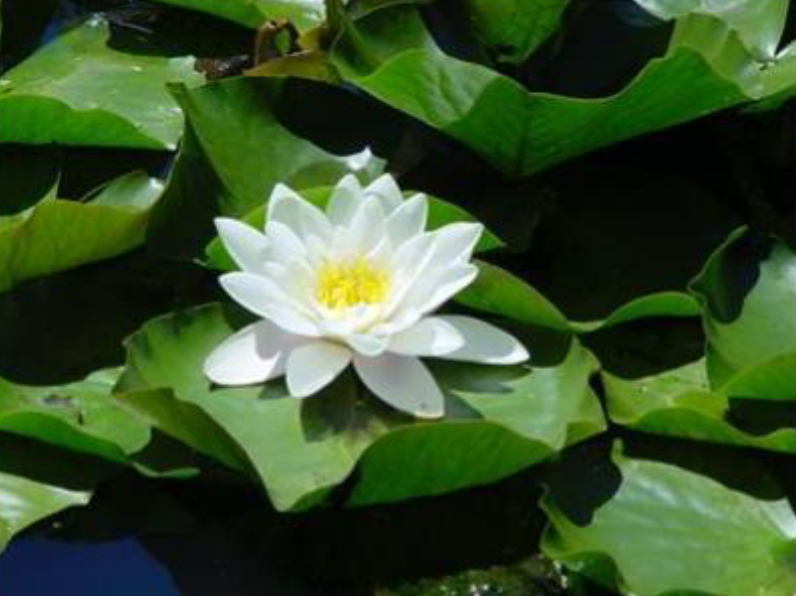
#> input picture Assignment 02-20241116/visual_attention.png, 796 x 596 px
$ jupyter execute task_3.ipynb
#> lines starting #> are read from the running program, lines starting #| are printed output that depends on the picture
[cell 1]
from skimage import io, color, transform, filters
import matplotlib.pyplot as plt
import numpy as np

[cell 2]
def create_gaussian_pyramid(image, sigma, max_layers):
    pyramid = transform.pyramid_gaussian(image, sigma=sigma)
    return [next(pyramid) for _ in range(max_layers)]

[cell 3]
def visualize_pyramids(pyramids, title):
    n = len(pyramids)
    fig, axes = plt.subplots(1, n, figsize=(5 * n, 5))
    if n == 1:
        axes = [axes]  # Make it iterable even if there's only one subplot
    for i, layer in enumerate(pyramids):
        ax = axes[i]
        ax.imshow(layer, cmap='gray')
        ax.set_title(f"{title} Layer {i+1}")
        ax.axis('off')
    plt.show()

[cell 4]
def calculate_contrast_pyramids(center_pyramid, surround_pyramid):
    on_off = [np.clip(c - s, 0, 1) for c, s in zip(center_pyramid, surround_pyramid)]
    off_on = [np.clip(s - c, 0, 1) for c, s in zip(center_pyramid, surround_pyramid)]
    return on_off, off_on

[cell 5]
def upsample_and_average(pyramids, reference_shape):
    upsampled = [transform.resize(layer, reference_shape, mode='reflect') for layer in pyramids[1:]]
    upsampled.insert(0, pyramids[0])  # include the base layer without resizing
    return np.mean(upsampled, axis=0)

[cell 6]
# Load and convert the image
image_path = 'visual_attention.png'
image = io.imread(image_path)
#> image is the input picture: shape (596, 796, 4); mean R, G, B, A 56.6, 81.2, 42.5, 255

if image.shape[-1] == 4:
    image = image[..., :3]
#> image: shape (596, 796, 3)

image = color.rgb2gray(image)
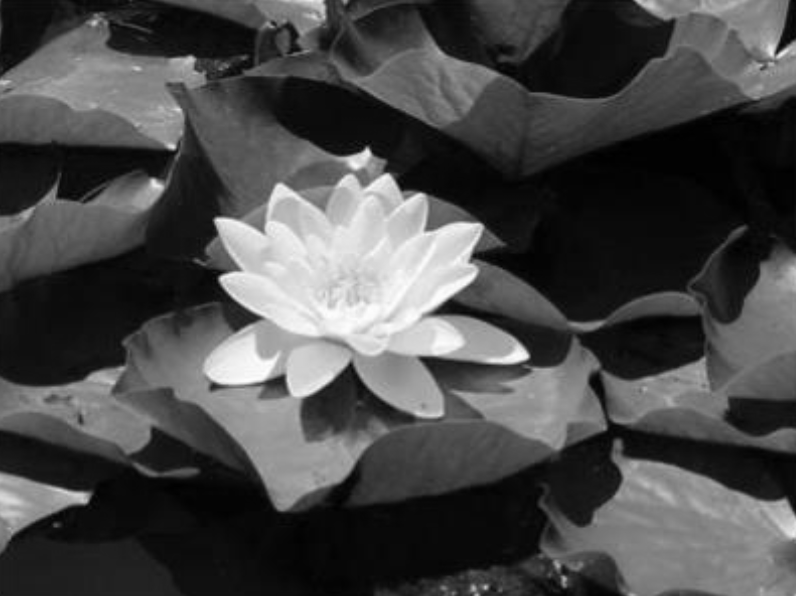
#> image: shape (596, 796) float64; min 0, max 0.999, mean 0.287

[cell 7]
plt.imshow(image, cmap='gray')
plt.axis('off')

[cell 8]
# Create pyramids
center_pyramid = create_gaussian_pyramid(image, max_layers=4, sigma=9)
#> center_pyramid = 4 items
surround_pyramid = create_gaussian_pyramid(image, max_layers=4, sigma=16)
#> surround_pyramid = 4 items

# Visualize pyramids
visualize_pyramids(center_pyramid, 'Center Pyramid')
#> in visualize_pyramids, `n = len(pyramids)`: n = 4
#> the loop in visualize_pyramids, `for i, layer in enumerate(pyramids):` made 4 passes
#> in visualize_pyramids, `plt.show()`:
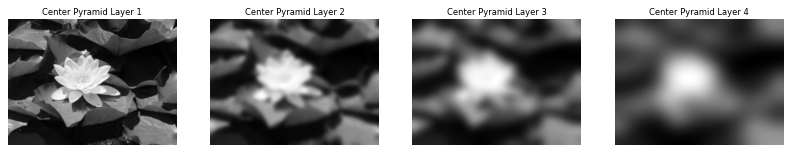
#> figure drawn by matplotlib, 4 panels
visualize_pyramids(surround_pyramid, 'Surround Pyramid')
#> call 2 of visualize_pyramids, with title = 'Surround Pyramid'
#> the loop in visualize_pyramids (call 2), `for i, layer in enumerate(pyramids):` made 4 passes
#> in visualize_pyramids (call 2), `plt.show()`:
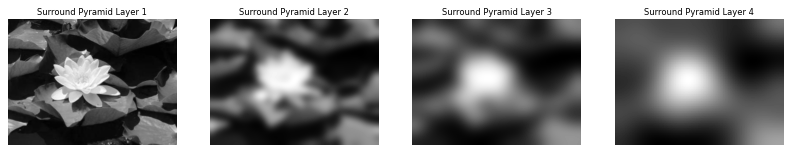
#> figure drawn by matplotlib, 4 panels

[cell 9]
# Calculate and visualize contrast pyramids
on_off_pyramid, off_on_pyramid = calculate_contrast_pyramids(center_pyramid, surround_pyramid)
#> in calculate_contrast_pyramids, `on_off = [np.clip(c - s, 0, 1) for c, s in zip(center_pyramid, surroun..`: on_off = 4 items
#> on_off_pyramid = 4 items; off_on_pyramid = 4 items
visualize_pyramids(on_off_pyramid, 'On-Off Contrast Pyramid')
#> call 3 of visualize_pyramids, with title = 'On-Off Contrast Pyramid'
#> the loop in visualize_pyramids (call 3), `for i, layer in enumerate(pyramids):` made 4 passes
#> in visualize_pyramids (call 3), `plt.show()`:
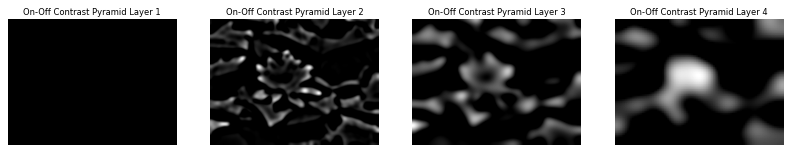
#> figure drawn by matplotlib, 4 panels
visualize_pyramids(off_on_pyramid, 'Off-On Contrast Pyramid')
#> call 4 of visualize_pyramids, with title = 'Off-On Contrast Pyramid'
#> the loop in visualize_pyramids (call 4), `for i, layer in enumerate(pyramids):` made 4 passes
#> in visualize_pyramids (call 4), `plt.show()`:
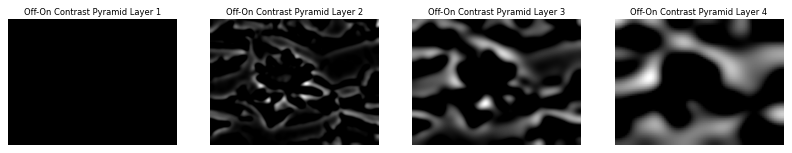
#> figure drawn by matplotlib, 4 panels

[cell 10]
# Upsample, average, and visualize feature maps
on_off_feature_map = upsample_and_average(on_off_pyramid, center_pyramid[0].shape)
#> in upsample_and_average, `upsampled = [transform.resize(layer, reference_shape, mode='reflect') ..`: upsampled = 3 items
#> in upsample_and_average, `return np.mean(upsampled, axis=0)`:
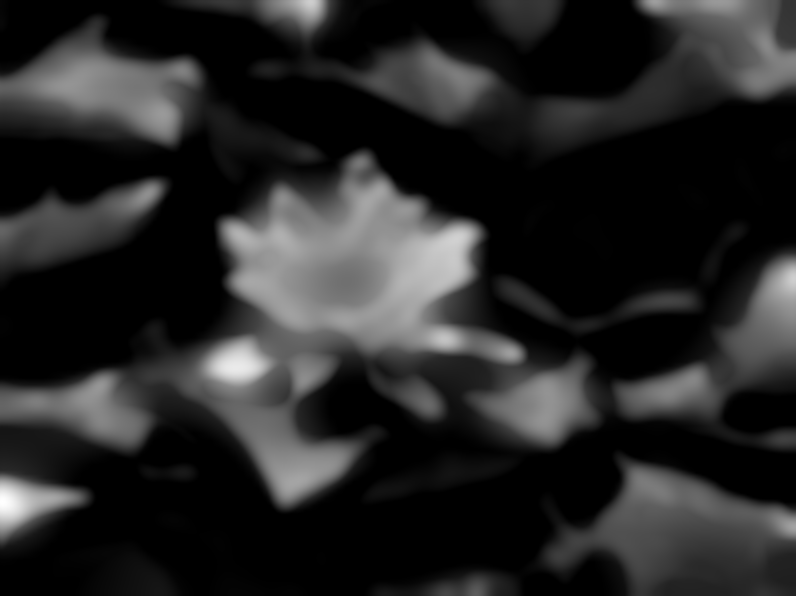
#> returned value: shape (596, 796) float64; min 0, max 0.0962, mean 0.0146; drawn with min black and max white
off_on_feature_map = upsample_and_average(off_on_pyramid, center_pyramid[0].shape)
#> call 2 of upsample_and_average, with reference_shape = (596, 796)
#> in upsample_and_average (call 2), `return np.mean(upsampled, axis=0)`:
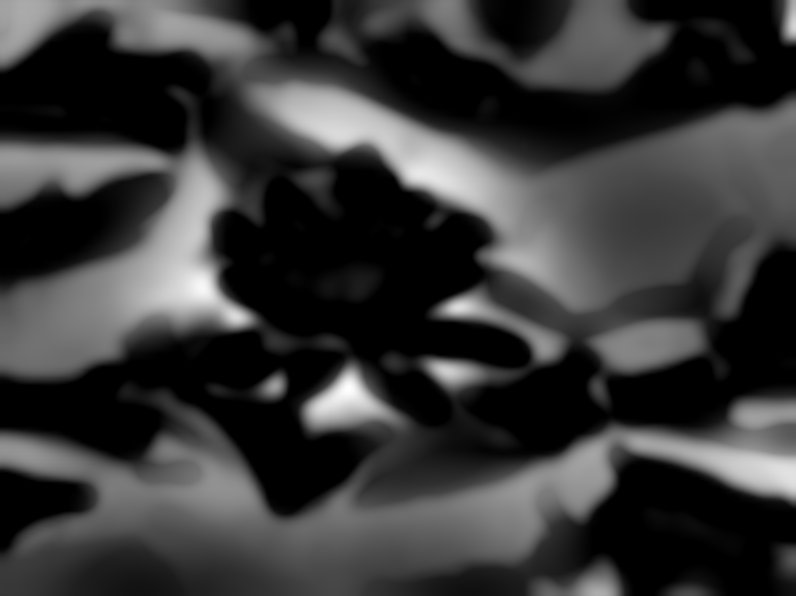
#> returned value: shape (596, 796) float64; min 0, max 0.0664, mean 0.0146; drawn with min black and max white
visualize_pyramids([on_off_feature_map], 'On-Off Feature Map')
visualize_pyramids([off_on_feature_map], 'Off-On Feature Map')

[cell 11]
# Calculate and visualize the conspicuity map
conspicuity_map = np.mean([on_off_feature_map, off_on_feature_map], axis=0)
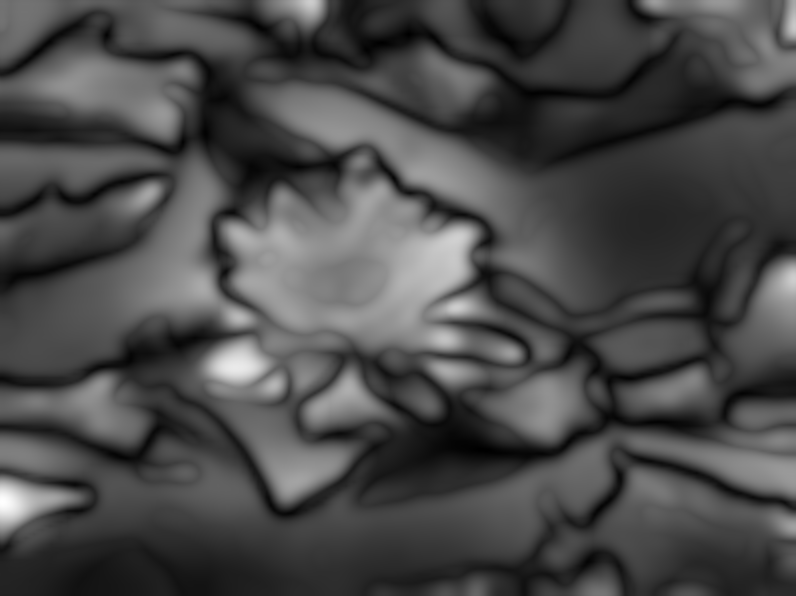
#> conspicuity_map: shape (596, 796) float64; min 0.00085, max 0.0481, mean 0.0146; drawn with min black and max white
visualize_pyramids([conspicuity_map], 'Conspicuity Map')

$ run again, with Assignment 02-20241116/woman.png copied over Assignment 02-20241116/visual_attention.png
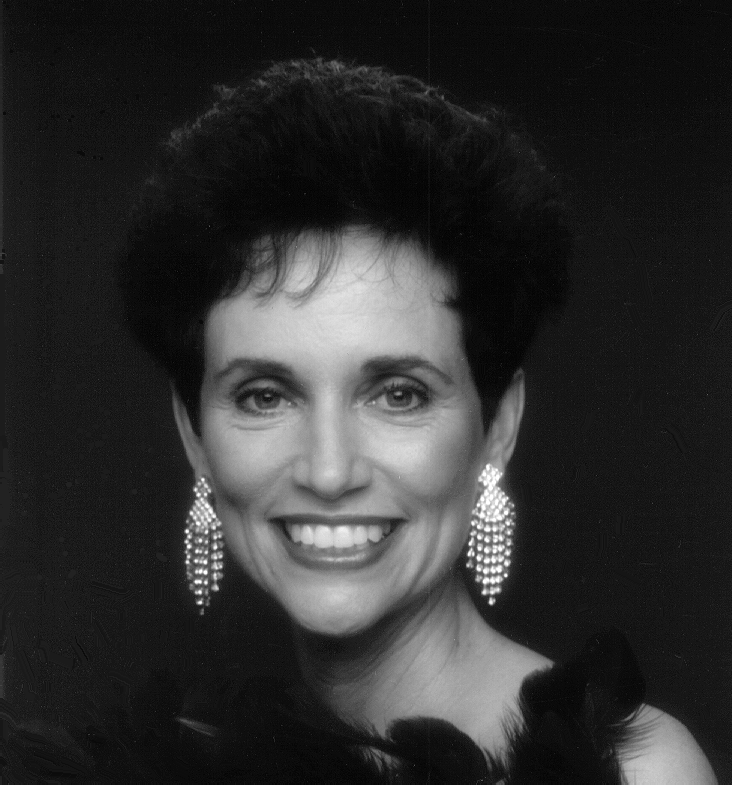
#> input picture Assignment 02-20241116/woman.png, 732 x 785 px
#> image is the input picture: shape (785, 732); min 0, max 255, mean 46.4
#> center_pyramid = 4 items
#> n = 4
#> the loop in visualize_pyramids, `for i, layer in enumerate(pyramids):` made 4 passes
#> the loop in visualize_pyramids (call 2), `for i, layer in enumerate(pyramids):` made 4 passes
#> on_off = 4 items
#> the loop in visualize_pyramids (call 4), `for i, layer in enumerate(pyramids):` made 4 passes
#> in visualize_pyramids (call 4), `plt.show()`:
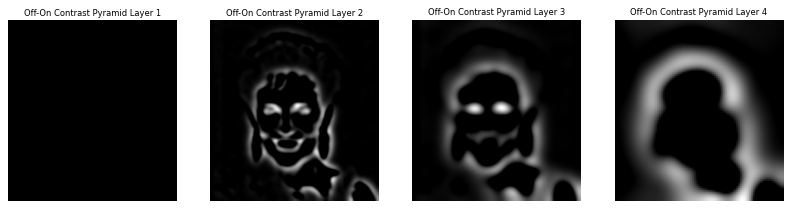
#> figure drawn by matplotlib, 4 panels
#> upsampled = 3 items
#> `conspicuity_map = np.mean([on_off_feature_map, off_on_feature_map], ax..`:
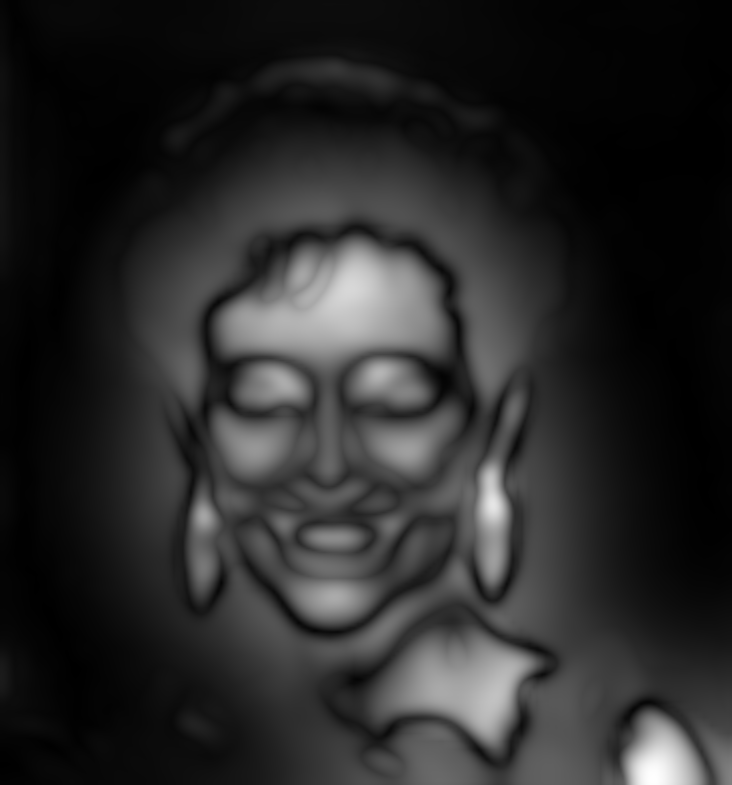
#> conspicuity_map: shape (785, 732) float64; min 3.82e-05, max 0.0493, mean 0.00807; drawn with min black and max white

$ run again, with Assignment 02-20241116/template.jpg saved as Assignment 02-20241116/visual_attention.png
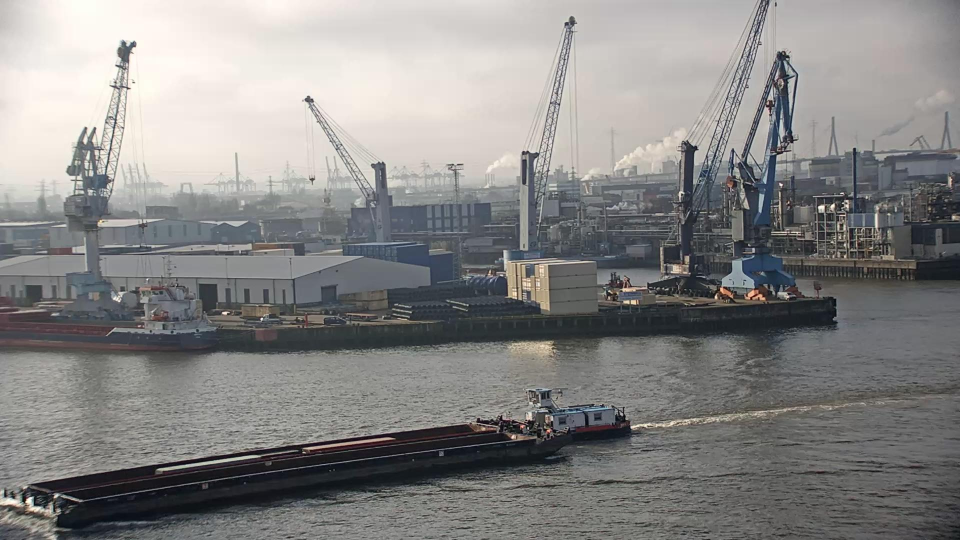
#> input picture Assignment 02-20241116/template.jpg, 1920 x 1080 px (shown at 1/2 size)
#> image is the input picture: shape (1080, 1920, 3); mean R, G, B 135.3, 134.4, 133.4
#> image: shape (1080, 1920) float64
#> center_pyramid = 4 items
#> n = 4
#> the loop in visualize_pyramids, `for i, layer in enumerate(pyramids):` made 4 passes
#> the loop in visualize_pyramids (call 2), `for i, layer in enumerate(pyramids):` made 4 passes
#> on_off = 4 items
#> the loop in visualize_pyramids (call 4), `for i, layer in enumerate(pyramids):` made 4 passes
#> in visualize_pyramids (call 4), `plt.show()`:
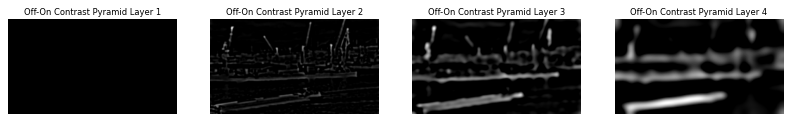
#> figure drawn by matplotlib, 4 panels
#> upsampled = 3 items
#> `conspicuity_map = np.mean([on_off_feature_map, off_on_feature_map], ax..`:
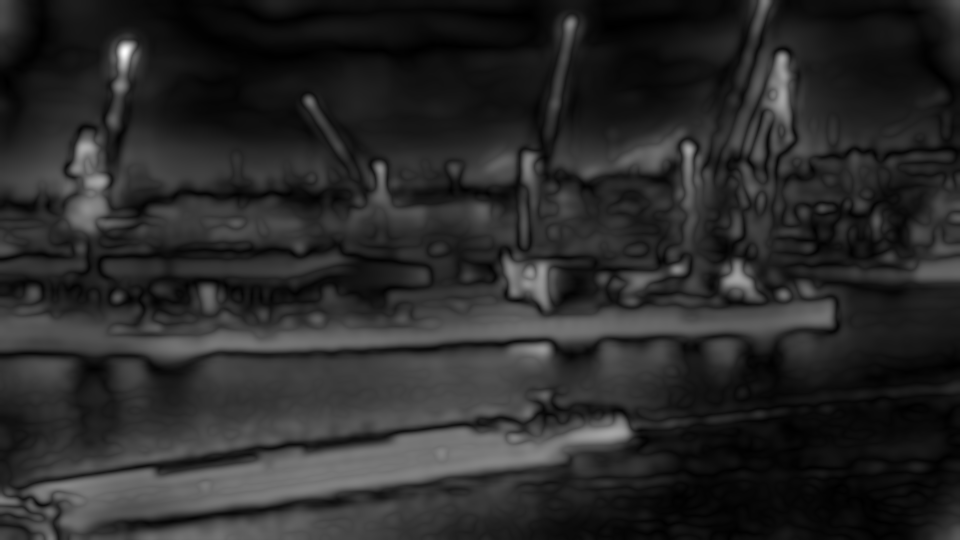
#> conspicuity_map: shape (1080, 1920) float64 (shown at 1/2 size); min 0.000101, max 0.0426, mean 0.00704; drawn with min black and max white
